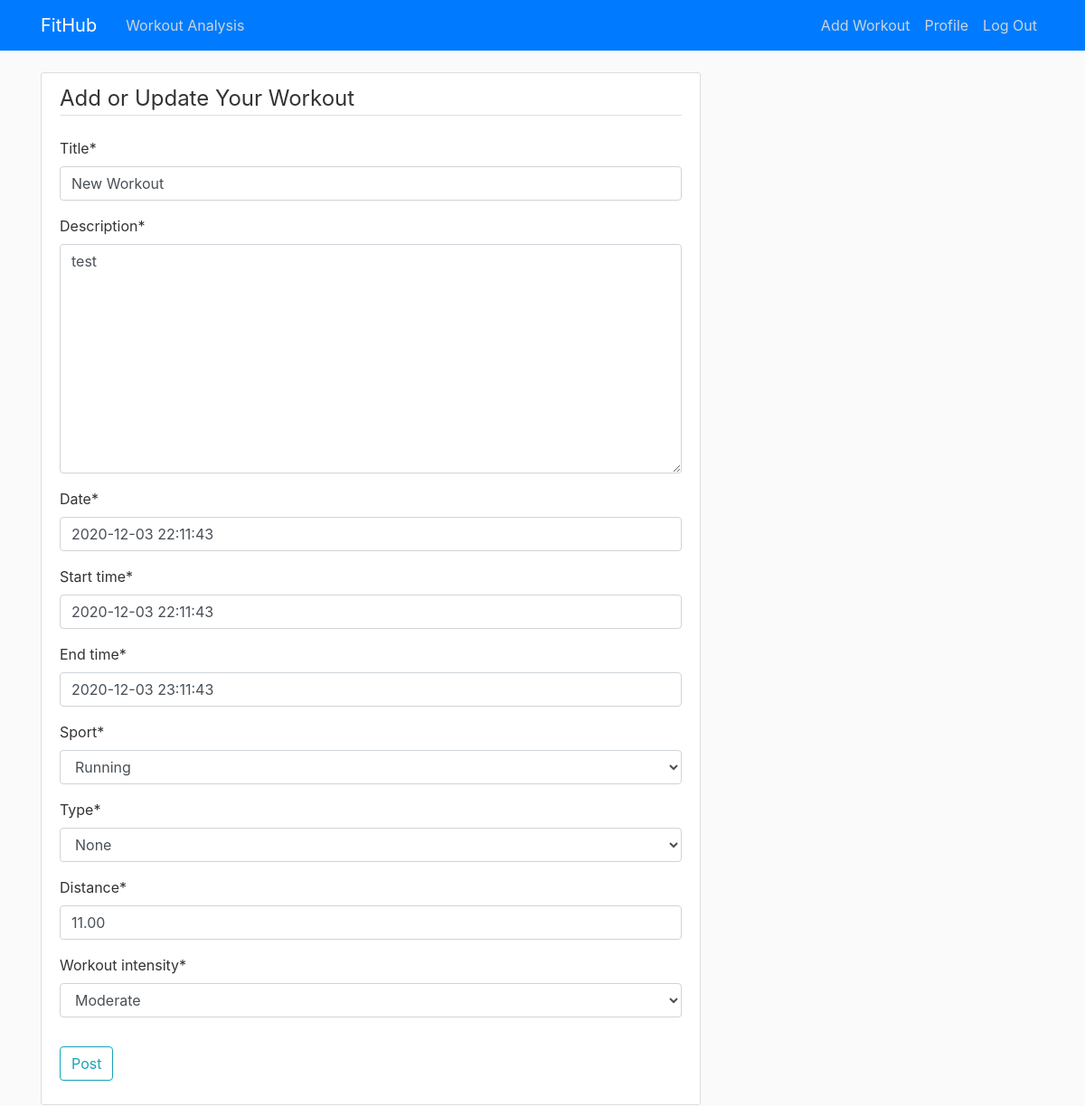
The page /post/21/update/ (signed in) on the database as committed earlier.
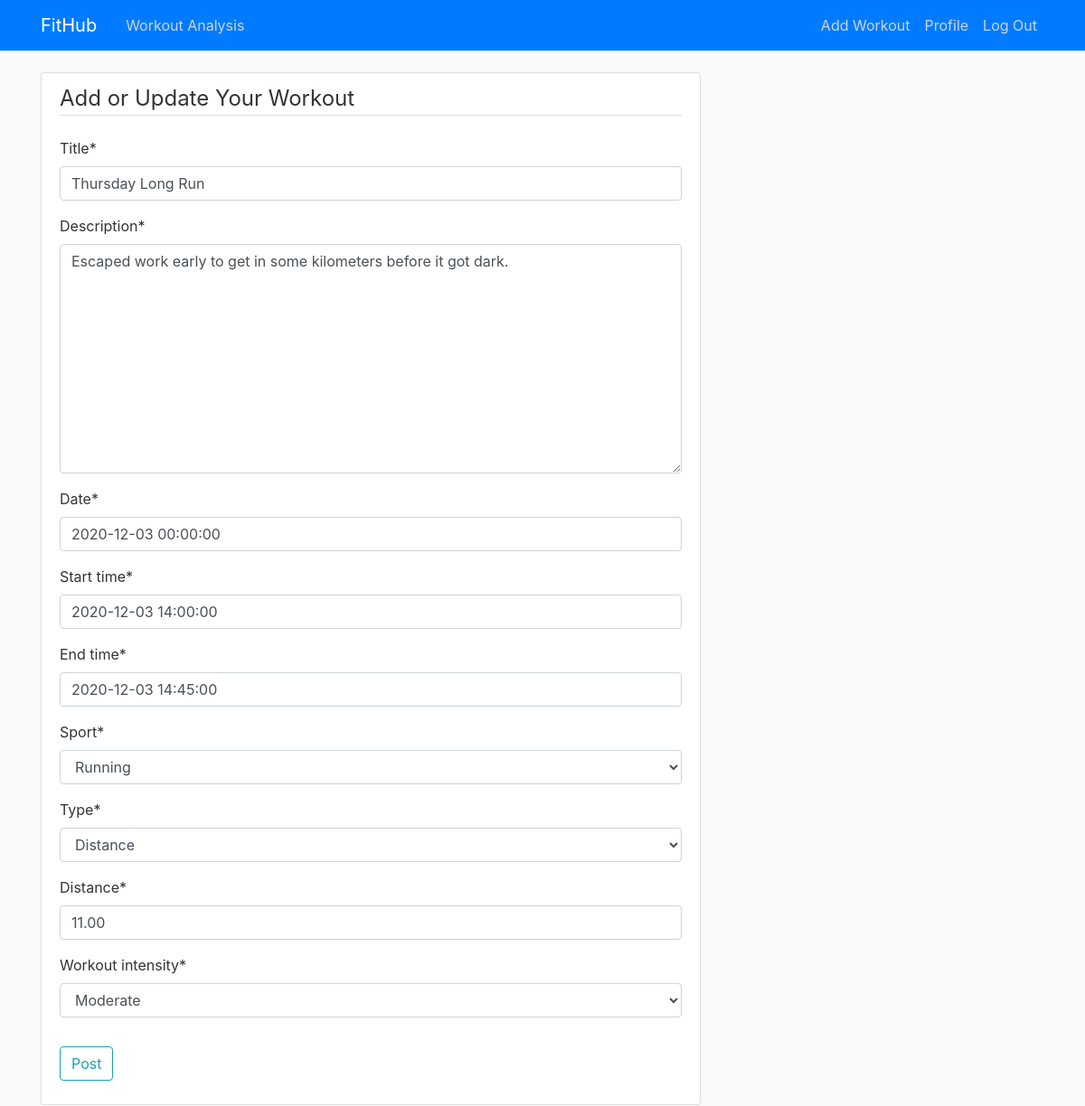
The same page on the database as committed later.
### blog/models.py (models this page shows, shortened)
class Workout(models.Model):
    date = models.DateTimeField(default=timezone.now)
    start_time = models.DateTimeField(default=timezone.now)
    end_time = models.DateTimeField(default=timezone.now)
    title = models.CharField(max_length=75)
    description = models.TextField()
    class SportChoices(models.TextChoices):
        CYCLING = 'Cycling', _('Cycling')
        HIKING = 'Hiking', _('Hiking')
        LIFTING = 'Lifting Weights', _('Lifting Weights')
        RUNNING = 'Running', _('Running')
        SWIMMING = 'Swimming', _('Swimming')
        WALKING = 'Walking', _('Walking')
        YOGA = 'Yoga', _('Yoga')
    sport = models.CharField(
        max_length=15,
        choices=SportChoices.choices,
        default=SportChoices.RUNNING,
        blank=False
    )
    class TypeChoices(models.TextChoices):
        DISTANCE = 'Distance', _('Distance')
        INTERVAL = 'Interval', _('Interval')
        NONE = 'None', _('None')
        RACE = 'Race', _('Race')
        STRESS = 'Stress Relief', _('Stress Relief')
        TYPE_WORKOUT = 'Workout', _('Workout')
    type = models.CharField(
        max_length=15,
        choices=TypeChoices.choices,
        default=TypeChoices.NONE,
        blank=False
    )
    distance = models.DecimalField(max_digits=5, decimal_places=2)
    class MetChoices(models.TextChoices):
        EASY = 'Easy', _('Easy')
        MODERATE = 'Medium', _('Moderate')
        HARD = 'Hard', _('Hard')
    workout_intensity = models.CharField(
        max_length=10,
        choices=MetChoices.choices,
        default=MetChoices.MODERATE,
        blank=False
    )
    athlete = models.ForeignKey(User, on_delete=models.CASCADE)

### blog/views.py (the view, shortened to what this page needs)
# urls.py: path("post/<int:pk>/update/",PostUpdateView.as_view(), name="post-update"),
class PostUpdateView(LoginRequiredMixin, UserPassesTestMixin, UpdateView):
    model = Workout
    fields = ['title', 'description', 'date', 'start_time', 'end_time','sport', 'type', 'distance', 'workout_intensity']
    def test_func(self):
        workout = self.get_object()
        if self.request.user == workout.athlete:
            return True
        return False

### blog/templates/blog/workout_form.html (shortened to what this page needs)
{% extends "blog/base.html" %}
    {% load crispy_forms_tags %}
	    {% block content %}
	        <div class="content-section">
	    	    <form method = "POST">
	    		        <fieldset class="form-group">
	    			        <legend class="border-bottom mb-4">Add or Update Your Workout</legend>
                            {{ form|crispy}}
	    		        </fieldset>
	    		        <div class="form-group">
	    				    <button class="btn btn-outline-info" type="submit">Post</button>
	    		        </div>
                </form>
	        </div>
	    {%endblock content%}

Rows that differ between the two databases and show on the page:
changed Workout "Running": title "New Workout" → "Thursday Long Run"; description "test" → "Escaped work early to get in some kilometers before it got dark."; date "2020-12-03 22:11:43" → "2020-12-03 00:00:00"; start_time "2020-12-03 22:11:43" → "2020-12-03 14:00:00"; end_time "2020-12-03 23:11:43" → "2020-12-03 14:45:00"; type "None" → "Distance"
